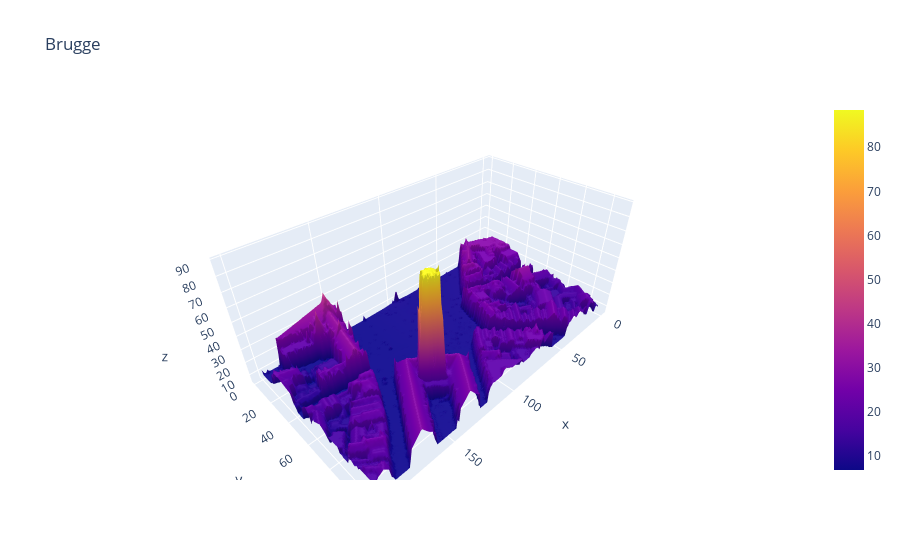

The code cell stored with this chart in its notebook:
### Code cell
left = long - 100
right = long + 100
bottom = lat - 100
top = lat + 10
location = data.read(1, window=from_bounds(left,bottom,right,top,data.transform))
fig = go.Figure(data=[go.Surface(z=location)])
fig.update_layout(title='Brugge', scene=dict(aspectmode='data', aspectratio=dict(x=1,y=1.2,z=1),xaxis_showspikes=False,
                             yaxis_showspikes=False ))
fig.show()

### Figure 1 — Plotly figure (JSON) as saved in the notebook; plotly's stock layout.template omitted (floating-point values rounded to 4 significant figures; data arrays with more than 128 entries replaced by an {"elided": "..."} marker saying what was removed)
{"data": [{"type": "surface", "z": {"elided": "110x200 float values"}}], "layout": {"scene": {"aspectmode": "data", "aspectratio": {"x": 1, "y": 1.2, "z": 1}, "xaxis": {"showspikes": false}, "yaxis": {"showspikes": false}}, "title": {"text": "Brugge"}}}
